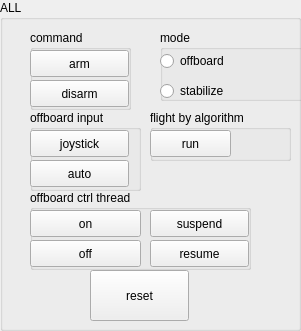
  <widget class="QGroupBox" name="groupBox_22">
   <property name="geometry">
    <rect>
     <x>690</x>
     <y>20</y>
     <width>301</width>
     <height>331</height>
    </rect>
   </property>
   <property name="title">
    <string>ALL</string>
   </property>
   <widget class="QGroupBox" name="groupBox_arm_5">
    <property name="geometry">
     <rect>
      <x>30</x>
      <y>30</y>
      <width>101</width>
      <height>80</height>
     </rect>
    </property>
    <property name="title">
     <string>command</string>
    </property>
    <widget class="QPushButton" name="pushButton_arm_5">
     <property name="geometry">
      <rect>
       <x>0</x>
       <y>20</y>
       <width>99</width>
       <height>27</height>
      </rect>
     </property>
     <property name="text">
      <string>arm</string>
     </property>
    </widget>
    <widget class="QPushButton" name="pushButton_disarm_5">
     <property name="geometry">
      <rect>
       <x>0</x>
       <y>50</y>
       <width>99</width>
       <height>27</height>
      </rect>
     </property>
     <property name="text">
      <string>disarm</string>
     </property>
    </widget>
   </widget>
   <widget class="QGroupBox" name="groupBox_31">
    <property name="geometry">
     <rect>
      <x>30</x>
      <y>190</y>
      <width>221</width>
      <height>80</height>
     </rect>
    </property>
    <property name="title">
     <string>offboard ctrl thread</string>
    </property>
    <widget class="QPushButton" name="pushButton_30">
     <property name="geometry">
      <rect>
       <x>0</x>
       <y>20</y>
       <width>111</width>
       <height>27</height>
      </rect>
     </property>
     <property name="text">
      <string>on</string>
     </property>
    </widget>
    <widget class="QPushButton" name="pushButton_31">
     <property name="geometry">
      <rect>
       <x>0</x>
       <y>50</y>
       <width>111</width>
       <height>27</height>
      </rect>
     </property>
     <property name="text">
      <string>off</string>
     </property>
    </widget>
    <widget class="QPushButton" name="pushButton_32">
     <property name="geometry">
      <rect>
       <x>120</x>
       <y>20</y>
       <width>99</width>
       <height>27</height>
      </rect>
     </property>
     <property name="text">
      <string>suspend</string>
     </property>
    </widget>
    <widget class="QPushButton" name="pushButton_33">
     <property name="geometry">
      <rect>
       <x>120</x>
       <y>50</y>
       <width>99</width>
       <height>27</height>
      </rect>
     </property>
     <property name="text">
      <string>resume</string>
     </property>
    </widget>
   </widget>
   <widget class="QGroupBox" name="groupBox_32">
    <property name="geometry">
     <rect>
      <x>150</x>
      <y>110</y>
      <width>141</width>
      <height>51</height>
     </rect>
    </property>
    <property name="title">
     <string>flight by algorithm</string>
    </property>
    <widget class="QPushButton" name="pushButton_34">
     <property name="geometry">
      <rect>
       <x>0</x>
       <y>20</y>
       <width>81</width>
       <height>27</height>
      </rect>
     </property>
     <property name="text">
      <string>run</string>
     </property>
    </widget>
   </widget>
   <widget class="QGroupBox" name="groupBox_33">
    <property name="geometry">
     <rect>
      <x>30</x>
      <y>110</y>
      <width>111</width>
      <height>81</height>
     </rect>
    </property>
    <property name="title">
     <string>offboard input</string>
    </property>
    <widget class="QPushButton" name="pushButton_35">
     <property name="geometry">
      <rect>
       <x>0</x>
       <y>20</y>
       <width>99</width>
       <height>27</height>
      </rect>
     </property>
     <property name="text">
      <string>joystick</string>
     </property>
    </widget>
    <widget class="QPushButton" name="pushButton_36">
     <property name="geometry">
      <rect>
       <x>0</x>
       <y>50</y>
       <width>99</width>
       <height>27</height>
      </rect>
     </property>
     <property name="text">
      <string>auto</string>
     </property>
    </widget>
   </widget>
   <widget class="QGroupBox" name="groupBox_34">
    <property name="geometry">
     <rect>
      <x>160</x>
      <y>30</y>
      <width>151</width>
      <height>71</height>
     </rect>
    </property>
    <property name="title">
     <string>mode</string>
    </property>
    <widget class="QRadioButton" name="radioButton_offboard_5">
     <property name="geometry">
      <rect>
       <x>0</x>
       <y>20</y>
       <width>117</width>
       <height>22</height>
      </rect>
     </property>
     <property name="text">
      <string>offboard</string>
     </property>
    </widget>
    <widget class="QRadioButton" name="radioButton_stabilize_5">
     <property name="geometry">
      <rect>
       <x>0</x>
       <y>50</y>
       <width>117</width>
       <height>22</height>
      </rect>
     </property>
     <property name="text">
      <string>stabilize</string>
     </property>
    </widget>
   </widget>
   <widget class="QPushButton" name="pushButton_12">
    <property name="geometry">
     <rect>
      <x>90</x>
      <y>270</y>
      <width>99</width>
      <height>51</height>
     </rect>
    </property>
    <property name="text">
     <string>reset</string>
    </property>
   </widget>
  </widget>
